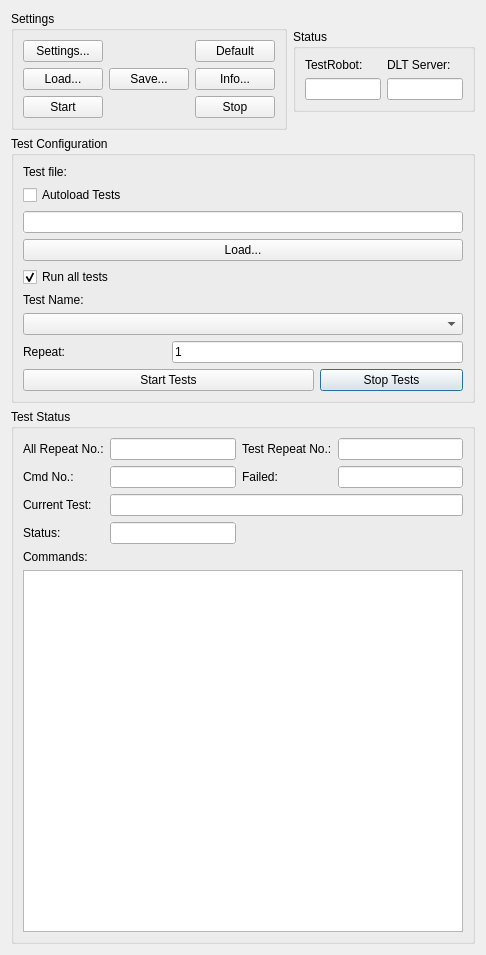
<?xml version="1.0" encoding="UTF-8"?>
<ui version="4.0">
 <class>Dialog</class>
 <widget class="QDialog" name="Dialog">
  <property name="geometry">
   <rect>
    <x>0</x>
    <y>0</y>
    <width>486</width>
    <height>955</height>
   </rect>
  </property>
  <property name="sizePolicy">
   <sizepolicy hsizetype="Fixed" vsizetype="Fixed">
    <horstretch>0</horstretch>
    <verstretch>0</verstretch>
   </sizepolicy>
  </property>
  <property name="font">
   <font>
    <family>Arial</family>
   </font>
  </property>
  <property name="contextMenuPolicy">
   <enum>Qt::DefaultContextMenu</enum>
  </property>
  <property name="windowTitle">
   <string>Dialog</string>
  </property>
  <property name="sizeGripEnabled">
   <bool>false</bool>
  </property>
  <property name="modal">
   <bool>true</bool>
  </property>
  <layout class="QGridLayout" name="gridLayout">
   <item row="0" column="1">
    <widget class="QGroupBox" name="groupBox_8">
     <property name="sizePolicy">
      <sizepolicy hsizetype="Preferred" vsizetype="Fixed">
       <horstretch>0</horstretch>
       <verstretch>0</verstretch>
      </sizepolicy>
     </property>
     <property name="title">
      <string>Status</string>
     </property>
     <layout class="QGridLayout" name="gridLayout_3">
      <item row="0" column="0">
       <widget class="QLabel" name="label_4">
        <property name="text">
         <string>TestRobot:</string>
        </property>
       </widget>
      </item>
      <item row="0" column="1">
       <widget class="QLabel" name="label_7">
        <property name="text">
         <string>DLT Server:</string>
        </property>
       </widget>
      </item>
      <item row="1" column="1">
       <widget class="QLineEdit" name="lineEditStatusDLT">
        <property name="readOnly">
         <bool>true</bool>
        </property>
       </widget>
      </item>
      <item row="1" column="0">
       <widget class="QLineEdit" name="lineEditStatusTestRobot">
        <property name="readOnly">
         <bool>true</bool>
        </property>
       </widget>
      </item>
     </layout>
    </widget>
   </item>
   <item row="1" column="0" rowspan="2" colspan="2">
    <widget class="QGroupBox" name="groupBox_2">
     <property name="sizePolicy">
      <sizepolicy hsizetype="Preferred" vsizetype="Minimum">
       <horstretch>0</horstretch>
       <verstretch>0</verstretch>
      </sizepolicy>
     </property>
     <property name="title">
      <string>Test Configuration</string>
     </property>
     <layout class="QGridLayout" name="gridLayout_4">
      <item row="9" column="2">
       <widget class="QPushButton" name="pushButtonStopTest">
        <property name="text">
         <string>Stop Tests</string>
        </property>
       </widget>
      </item>
      <item row="2" column="0" colspan="3">
       <widget class="QLineEdit" name="lineEditTestFile">
        <property name="autoFillBackground">
         <bool>true</bool>
        </property>
        <property name="readOnly">
         <bool>true</bool>
        </property>
       </widget>
      </item>
      <item row="0" column="0">
       <widget class="QLabel" name="label">
        <property name="text">
         <string>Test file:</string>
        </property>
       </widget>
      </item>
      <item row="1" column="0">
       <widget class="QCheckBox" name="checkBoxAutoloadTests">
        <property name="text">
         <string>Autoload Tests</string>
        </property>
       </widget>
      </item>
      <item row="8" column="0">
       <widget class="QLabel" name="label_8">
        <property name="text">
         <string>Repeat:</string>
        </property>
       </widget>
      </item>
      <item row="6" column="0">
       <widget class="QLabel" name="label_2">
        <property name="text">
         <string>Test Name:</string>
        </property>
       </widget>
      </item>
      <item row="4" column="0">
       <widget class="QCheckBox" name="checkBoxRunAllTest">
        <property name="text">
         <string>Run all tests</string>
        </property>
        <property name="checked">
         <bool>true</bool>
        </property>
       </widget>
      </item>
      <item row="9" column="0" colspan="2">
       <widget class="QPushButton" name="pushButtonStartTest">
        <property name="text">
         <string>Start Tests</string>
        </property>
       </widget>
      </item>
      <item row="3" column="0" colspan="3">
       <widget class="QPushButton" name="pushButtonTestLoad">
        <property name="text">
         <string>Load...</string>
        </property>
       </widget>
      </item>
      <item row="7" column="0" colspan="3">
       <widget class="QComboBox" name="comboBoxTestName"/>
      </item>
      <item row="8" column="1" colspan="2">
       <widget class="QLineEdit" name="lineEditRepeat">
        <property name="text">
         <string>1</string>
        </property>
       </widget>
      </item>
     </layout>
    </widget>
   </item>
   <item row="0" column="0">
    <widget class="QGroupBox" name="groupBox_6">
     <property name="sizePolicy">
      <sizepolicy hsizetype="Preferred" vsizetype="Fixed">
       <horstretch>0</horstretch>
       <verstretch>0</verstretch>
      </sizepolicy>
     </property>
     <property name="title">
      <string>Settings</string>
     </property>
     <layout class="QGridLayout" name="gridLayout_2">
      <item row="1" column="1">
       <widget class="QPushButton" name="pushButtonSaveSettings">
        <property name="text">
         <string>Save...</string>
        </property>
       </widget>
      </item>
      <item row="0" column="2">
       <widget class="QPushButton" name="pushButtonDefaultSettings">
        <property name="text">
         <string>Default</string>
        </property>
       </widget>
      </item>
      <item row="1" column="2">
       <widget class="QPushButton" name="pushButtonInfo">
        <property name="text">
         <string>Info...</string>
        </property>
       </widget>
      </item>
      <item row="2" column="2">
       <widget class="QPushButton" name="pushButtonStop">
        <property name="sizePolicy">
         <sizepolicy hsizetype="Expanding" vsizetype="Fixed">
          <horstretch>0</horstretch>
          <verstretch>0</verstretch>
         </sizepolicy>
        </property>
        <property name="text">
         <string>Stop</string>
        </property>
       </widget>
      </item>
      <item row="0" column="0">
       <widget class="QPushButton" name="pushButtonSettings">
        <property name="text">
         <string>Settings...</string>
        </property>
       </widget>
      </item>
      <item row="2" column="0">
       <widget class="QPushButton" name="pushButtonStart">
        <property name="sizePolicy">
         <sizepolicy hsizetype="Expanding" vsizetype="Fixed">
          <horstretch>0</horstretch>
          <verstretch>0</verstretch>
         </sizepolicy>
        </property>
        <property name="text">
         <string>Start</string>
        </property>
       </widget>
      </item>
      <item row="1" column="0">
       <widget class="QPushButton" name="pushButtonLoadSettings">
        <property name="text">
         <string>Load...</string>
        </property>
       </widget>
      </item>
     </layout>
    </widget>
   </item>
   <item row="3" column="0" colspan="2">
    <widget class="QGroupBox" name="groupBox">
     <property name="title">
      <string>Test Status</string>
     </property>
     <layout class="QGridLayout" name="gridLayout_5">
      <item row="4" column="0">
       <widget class="QLabel" name="label_3">
        <property name="text">
         <string>Status:</string>
        </property>
       </widget>
      </item>
      <item row="0" column="1">
       <widget class="QLineEdit" name="lineEditRepeatNo"/>
      </item>
      <item row="0" column="0">
       <widget class="QLabel" name="label_11">
        <property name="text">
         <string>All Repeat No.:</string>
        </property>
       </widget>
      </item>
      <item row="2" column="1">
       <widget class="QLineEdit" name="lineEditCmdNo">
        <property name="autoFillBackground">
         <bool>true</bool>
        </property>
        <property name="readOnly">
         <bool>true</bool>
        </property>
       </widget>
      </item>
      <item row="3" column="0">
       <widget class="QLabel" name="label_10">
        <property name="text">
         <string>Current Test:</string>
        </property>
       </widget>
      </item>
      <item row="6" column="0">
       <widget class="QLabel" name="label_12">
        <property name="text">
         <string>Commands:</string>
        </property>
       </widget>
      </item>
      <item row="0" column="2">
       <widget class="QLabel" name="label_6">
        <property name="text">
         <string>Test Repeat No.:</string>
        </property>
       </widget>
      </item>
      <item row="2" column="0">
       <widget class="QLabel" name="label_5">
        <property name="text">
         <string>Cmd No.:</string>
        </property>
       </widget>
      </item>
      <item row="0" column="3">
       <widget class="QLineEdit" name="lineEditTestRepeatNo">
        <property name="autoFillBackground">
         <bool>true</bool>
        </property>
        <property name="readOnly">
         <bool>true</bool>
        </property>
       </widget>
      </item>
      <item row="7" column="0" colspan="4">
       <widget class="QListWidget" name="listWidgetCommands">
        <property name="sizePolicy">
         <sizepolicy hsizetype="Expanding" vsizetype="Expanding">
          <horstretch>0</horstretch>
          <verstretch>0</verstretch>
         </sizepolicy>
        </property>
       </widget>
      </item>
      <item row="4" column="1">
       <widget class="QLineEdit" name="lineEditCurrentCommand">
        <property name="autoFillBackground">
         <bool>true</bool>
        </property>
        <property name="readOnly">
         <bool>true</bool>
        </property>
       </widget>
      </item>
      <item row="2" column="2">
       <widget class="QLabel" name="label_9">
        <property name="text">
         <string>Failed:</string>
        </property>
       </widget>
      </item>
      <item row="2" column="3">
       <widget class="QLineEdit" name="lineEditFailed">
        <property name="autoFillBackground">
         <bool>true</bool>
        </property>
        <property name="readOnly">
         <bool>true</bool>
        </property>
       </widget>
      </item>
      <item row="3" column="1" colspan="3">
       <widget class="QLineEdit" name="lineEditCurrentTest"/>
      </item>
     </layout>
    </widget>
   </item>
  </layout>
 </widget>
 <resources/>
 <connections/>
</ui>
